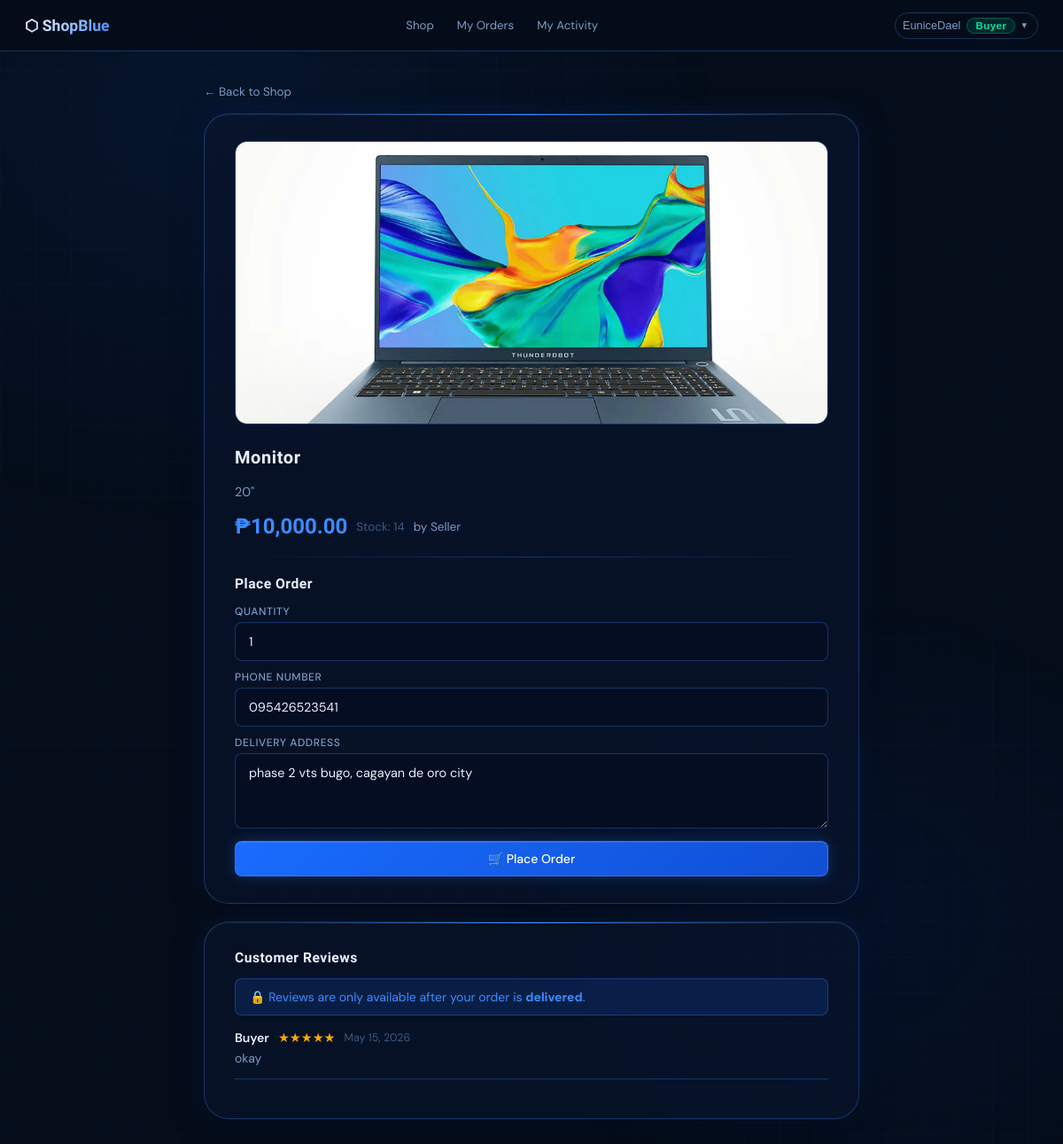
Screenshot of /product.php?id=7 (signed in) with the database file from the repository.
### tables this page shows
CREATE TABLE `products` (
  `id` int(11) NOT NULL,
  `seller_id` int(11) NOT NULL,
  `name` varchar(100) NOT NULL,
  `description` text DEFAULT NULL,
  `image` varchar(255) DEFAULT NULL,
  `price` decimal(10,2) NOT NULL,
  `stock` int(11) NOT NULL DEFAULT 0,
  `created_at` timestamp NOT NULL DEFAULT current_timestamp()
);

CREATE TABLE `users` (
  `id` int(11) NOT NULL,
  `username` varchar(50) NOT NULL,
  `email` varchar(100) DEFAULT NULL,
  `password` varchar(255) NOT NULL,
  `role` enum('buyer','seller') NOT NULL DEFAULT 'buyer',
  `phone` varchar(20) DEFAULT NULL,
  `address` text DEFAULT NULL,
  `reset_token` varchar(128) DEFAULT NULL,
  `reset_token_expiry` datetime DEFAULT NULL,
  `created_at` timestamp NOT NULL DEFAULT current_timestamp()
);

CREATE TABLE `reviews` (
  `id` int(11) NOT NULL,
  `product_id` int(11) NOT NULL,
  `buyer_id` int(11) NOT NULL,
  `rating` tinyint(4) NOT NULL DEFAULT 5,
  `comment` text DEFAULT NULL,
  `created_at` timestamp NOT NULL DEFAULT current_timestamp()
);

### auth.php (called while the page is built, shortened)
<?php
$current_user_id  = $_SESSION['user_id'];
?>

### product.php (the view, shortened to what this page needs)
<?php
include 'auth.php';
include 'db.php';
$id   = intval($_GET['id'] ?? 0);
$stmt = $conn->prepare("SELECT p.*, u.username AS seller FROM products p JOIN users u ON p.seller_id=u.id WHERE p.id=?");
$stmt->bind_param("i", $id);
$stmt->execute();
$p = $stmt->get_result()->fetch_assoc();
$me = $conn->prepare("SELECT phone, address FROM users WHERE id=?");
$me->bind_param("i", $current_user_id);
$me->execute();
$my = $me->get_result()->fetch_assoc();
$revs = $conn->prepare("SELECT r.*, u.username FROM reviews r JOIN users u ON r.buyer_id=u.id WHERE r.product_id=? ORDER BY r.created_at DESC");
$revs->bind_param("i", $id);
$revs->execute();
$reviews = $revs->get_result();
$chkRev = $conn->prepare("SELECT id FROM reviews WHERE product_id=? AND buyer_id=?");
$chkRev->bind_param("ii", $id, $current_user_id);
$chkRev->execute(); $chkRev->store_result();
$already_reviewed = $chkRev->num_rows > 0;
$chkDel = $conn->prepare("
    SELECT o.id FROM orders o
    JOIN order_items oi ON oi.order_id = o.id
    WHERE o.buyer_id=? AND oi.product_id=? AND o.status='delivered' LIMIT 1
");
$chkDel->bind_param("ii", $current_user_id, $id);
$chkDel->execute(); $chkDel->store_result();
$has_delivered_order = $chkDel->num_rows > 0;
$img_path = ($p['image'] && file_exists('uploads/products/' . $p['image']))
            ? 'uploads/products/' . htmlspecialchars($p['image'])
            : null;
?>
<!DOCTYPE html>
<html lang="en">
<head><meta charset="UTF-8"><meta name="viewport" content="width=device-width,initial-scale=1">
<title><?= htmlspecialchars($p['name']) ?> – ShopBlue</title><link rel="stylesheet" href="style.css"></head>
<body>
<?php include 'nav.php'; ?>
<div class="page" style="max-width:740px">
  <a href="shop.php" class="back">&#8592; Back to Shop</a>
  <div class="card">
    <?php if ($img_path): ?>
      <img src="<?= $img_path ?>" alt="<?= htmlspecialchars($p['name']) ?>"
        style="width:100%;max-height:320px;object-fit:cover;border-radius:var(--r-md);margin-bottom:20px;border:1px solid var(--blue-border)">
    <?php else: ?>
      <div style="width:100%;height:200px;background:rgba(26,108,255,.06);border:1px dashed var(--blue-border);border-radius:var(--r-md);display:flex;align-items:center;justify-content:center;font-size:3rem;margin-bottom:20px">🖼</div>
    <?php endif; ?>
    <h2><?= htmlspecialchars($p['name']) ?></h2>
    <p style="color:var(--muted);font-size:.9rem;margin-bottom:16px"><?= nl2br(htmlspecialchars($p['description'] ?? '')) ?></p>
    <div class="gap" style="margin-bottom:18px">
      <span style="font-family:'Oxanium',sans-serif;font-size:1.5rem;font-weight:700;color:var(--blue-hi)">
        &#8369;<?= number_format($p['price'], 2) ?>
      </span>
      <span style="color:var(--dim);font-size:.85rem">Stock: <?= $p['stock'] ?></span>
      <span style="color:var(--muted);font-size:.85rem">by <?= htmlspecialchars($p['seller']) ?></span>
    </div>
    <?php if ($p['stock'] > 0): ?>
    <div class="divider"></div>
    <h3 style="margin-bottom:14px">Place Order</h3>
    <form method="POST">
      <div class="field"><label>Quantity</label>
        <input type="number" name="quantity" value="1" min="1" max="<?= $p['stock'] ?>">
      </div>
      <div class="field"><label>Phone Number</label>
        <input type="tel" name="phone" placeholder="e.g. 09123456789" required
               value="<?= htmlspecialchars($_POST['phone'] ?? $my['phone'] ?? '') ?>">
      </div>
      <div class="field"><label>Delivery Address</label>
        <textarea name="address" placeholder="Your full delivery address" required><?= htmlspecialchars($_POST['address'] ?? $my['address'] ?? '') ?></textarea>
      </div>
      <button type="submit" class="btn" style="margin-top:4px">🛒 Place Order</button>
    </form>
    <?php else: ?>
      <div class="msg msg-error">Out of stock.</div>
    <?php endif; ?>
  </div>
  <div class="card">
    <h3 style="margin-bottom:14px">Customer Reviews</h3>
    <?php if ($has_delivered_order && !$already_reviewed): ?>
      <form method="POST" style="margin-bottom:20px">
        <input type="hidden" name="action" value="review">
        <div class="field"><label>Your Rating</label>
          <select name="rating">
            <?php for ($i=5;$i>=1;$i--): ?>
              <option value="<?= $i ?>"><?= str_repeat('★',$i).str_repeat('☆',5-$i) ?> (<?= $i ?> star<?= $i>1?'s':'' ?>)</option>
            <?php endfor; ?>
          </select>
        </div>
        <div class="field"><label>Comment</label>
          <textarea name="comment" placeholder="Share your experience…"></textarea>
        </div>
        <button type="submit" class="btn btn-sm btn-success">Submit Review</button>
      </form>
      <div class="divider"></div>
    <?php elseif ($already_reviewed): ?>
      <div class="msg msg-info" style="margin-bottom:16px">✓ You have already reviewed this product.</div>
    <?php else: ?>
      <div class="msg msg-info" style="margin-bottom:16px">🔒 Reviews are only available after your order is <strong>delivered</strong>.</div>
    <?php endif; ?>
    <?php if ($reviews->num_rows === 0): ?>
      <div class="empty">No reviews yet.</div>
    <?php else: ?>
      <?php while ($rv = $reviews->fetch_assoc()): ?>
        <div style="margin-bottom:14px;padding-bottom:14px;border-bottom:1px solid var(--blue-border)">
          <div class="gap">
            <span style="font-weight:600;font-size:.88rem"><?= htmlspecialchars($rv['username']) ?></span>
            <span class="stars"><?= str_repeat('★',$rv['rating']).str_repeat('☆',5-$rv['rating']) ?></span>
            <span style="color:var(--dim);font-size:.78rem"><?= date('M d, Y', strtotime($rv['created_at'])) ?></span>
          </div>
          <p style="font-size:.87rem;color:var(--muted);margin-top:5px"><?= nl2br(htmlspecialchars($rv['comment'])) ?></p>
        </div>
      <?php endwhile; ?>
    <?php endif; ?>
  </div>
</div>
</body></html>

### style.css (style rules this page uses)
:root { --bg: #050d1a; --glass: rgba(10,20,45,0.65); --glass2: rgba(14,28,58,0.80); --blue: #1a6cff; --blue-hi: #3d8bff; --blue-soft: rgba(26,108,255,0.15); --blue-border: rgba(61,139,255,0.30); --blue-border2: rgba(61,139,255,0.65); --text: #e8f0ff; --muted: #7a9cc5; --dim: #3d5a80; --danger: #ff3b5c; --danger-soft: rgba(255,59,92,0.15); --success: #00e5a0; --success-soft: rgba(0,229,160,0.12); --warn: #ffaa00; --r-sm:8px; --r-md:14px; --r-lg:20px; --r-xl:28px; --shadow:0 8px 32px rgba(0,0,0,0.5); --glow:0 0 30px rgba(26,108,255,0.15); --t:all 0.22s cubic-bezier(0.4,0,0.2,1); }
*,*::before,*::after { box-sizing:border-box;margin:0;padding:0 }
html { scroll-behavior:smooth }
body { font-family:'DM Sans',sans-serif;background:var(--bg);color:var(--text);min-height:100vh;overflow-x:hidden }
body::before { content:'';position:fixed;inset:0;background:radial-gradient(ellipse 80% 60% at 20% 10%,rgba(26,108,255,.08) 0%,transparent 60%),radial-gradient(ellipse 60% 50% at 80% 80%,rgba(10,50,140,.12) 0%,transparent 55%);pointer-events:none;z-index:0 }
body::after { content:'';position:fixed;inset:0;background-image:linear-gradient(rgba(61,139,255,.025) 1px,transparent 1px),linear-gradient(90deg,rgba(61,139,255,.025) 1px,transparent 1px);background-size:40px 40px;pointer-events:none;z-index:0 }
.page { position:relative;z-index:1;width:min(94%,1100px);margin:34px auto;animation:fadeUp .45s ease both }
.card { background:var(--glass);backdrop-filter:blur(20px);border:1px solid var(--blue-border);border-radius:var(--r-xl);padding:30px 34px;box-shadow:var(--shadow),var(--glow),inset 0 1px 0 rgba(255,255,255,.05);margin-bottom:20px;position:relative;overflow:hidden }
.card::before { content:'';position:absolute;top:0;left:10%;right:10%;height:1px;background:linear-gradient(90deg,transparent,var(--blue-hi),transparent) }
h1,h2,h3 { font-family:'Oxanium',sans-serif;letter-spacing:.03em }
h2 { font-size:1.25rem;font-weight:600;color:var(--text);margin-bottom:18px }
h3 { font-size:.98rem;font-weight:600;color:var(--text) }
.btn { display:inline-flex;align-items:center;justify-content:center;gap:6px;background:linear-gradient(135deg,var(--blue),#0f4fd4);color:#fff;padding:10px 20px;border-radius:var(--r-sm);font-family:'DM Sans',sans-serif;font-size:.875rem;font-weight:500;border:1px solid var(--blue-border2);cursor:pointer;transition:var(--t);box-shadow:0 0 16px rgba(26,108,255,.3),inset 0 1px 0 rgba(255,255,255,.1);text-decoration:none;white-space:nowrap }
form { display:flex;flex-direction:column;gap:10px }
.field { display:flex;flex-direction:column;gap:4px }
label { font-size:.75rem;color:var(--muted);letter-spacing:.05em;text-transform:uppercase;font-weight:500 }
input[type=text],input[type=number],input[type=password],input[type=tel],textarea,select { width:100%;padding:12px 15px;background:rgba(6,14,35,.88);border:1px solid var(--blue-border);border-radius:var(--r-sm);color:var(--text);font-family:'DM Sans',sans-serif;font-size:.9rem;outline:none;transition:var(--t) }
input::placeholder,textarea::placeholder { color:var(--dim) }
textarea { resize:vertical;min-height:85px }
.msg { padding:11px 16px;border-radius:var(--r-sm);font-size:.875rem;margin-bottom:14px }
.msg-info { background:var(--blue-soft);color:var(--blue-hi);border:1px solid var(--blue-border) }
a.back { display:inline-flex;align-items:center;gap:5px;color:var(--muted);text-decoration:none;font-size:.84rem;transition:var(--t);margin-bottom:16px }
.divider { height:1px;background:linear-gradient(90deg,transparent,var(--blue-border),transparent);margin:20px 0 }
.gap { display:flex;gap:10px;flex-wrap:wrap;align-items:center }
.stars { color:var(--warn);font-size:.9rem }

### rows the page displays
products: image (picture), name "Monitor", description "20\"", price "10,000.00", stock "14", seller.username "Seller"
users: phone "095426523541", address "phase 2 vts bugo, cagayan de oro city"
reviews: buyer.username "Buyer", rating "★★★★★", created_at "May 15, 2026", comment "okay"

### other values shown
$current_username "EuniceDael"
$current_role "Buyer"
